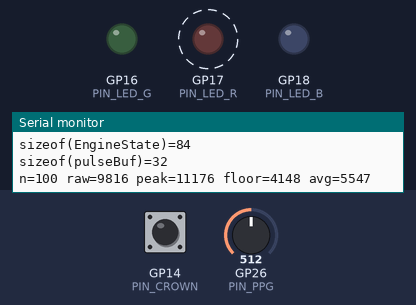
This sketch was run on a simulated Raspberry Pi Pico. On the bench: output pins drawn as LEDs (lit = HIGH), the last lines printed to the serial monitor. Dashed ring = blinking. The test bench sets the inputs (shaded band); at power-on: GP14 (PIN_CROWN) HIGH, GP26 (PIN_PPG) = 512 (analog values on the 0–1023 scale).

Above: at 1.2 s.
1.3 s: GP14 (PIN_CROWN) pulled LOW for 0.15 s
At 1.8 s:
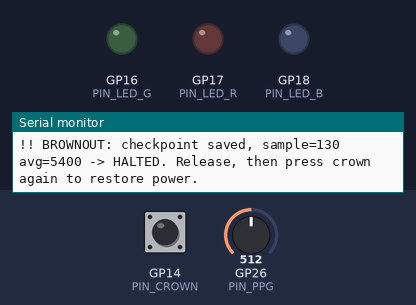
2.9 s: GP14 (PIN_CROWN) pulled LOW for 1 s
At 3.45 s:
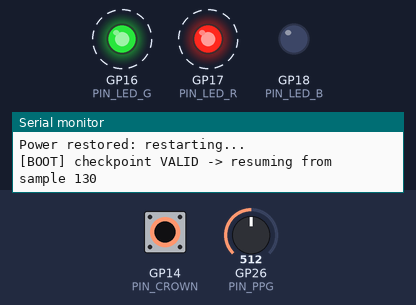
6.9 s: GP14 (PIN_CROWN) pulled LOW for 3.2 s
At 6.9 s:
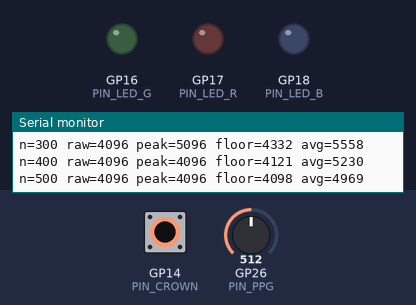
Timing chart, 0 to 9.9 s (numbered marks = the images above; inputs shaded):
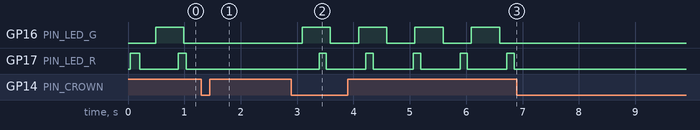

Measured:
- after the input at 1.3 s, GP16 (PIN_LED_G): stays LOW (without the input it goes to HIGH after 0.19 s); GP17 (PIN_LED_R): stops changing and stays LOW
- after the input at 2.9 s, GP16 (PIN_LED_G): alternates HIGH for 0.50 s and LOW for 0.50 s, starting after 0.19 s; GP17 (PIN_LED_R): alternates HIGH for 0.13 s and LOW for 0.70 s, starting after 0.49 s
- after the input at 6.9 s, GP16 (PIN_LED_G), GP17 (PIN_LED_R): stops changing and stays LOW
- by itself, GP17 (PIN_LED_R): alternates HIGH for 0.16 s and LOW for 0.68 s

The sketch:

sketch.ino
```cpp
// Smartwatch firmware - Task 3 entry points.
// Needs engine_task3.h in the same project (add it as a new file in Wokwi).
#include "engine_task3.h"

// ---------------- Arduino entry points ----------------
void setup() {
  Serial.begin(115200);
  analogReadResolution(12);
  pinMode(PIN_LED_G, OUTPUT);
  pinMode(PIN_LED_R, OUTPUT);
  pinMode(PIN_LED_B, OUTPUT);
  pinMode(PIN_CROWN, INPUT_PULLUP);
  pinMode(PIN_TOUCH, INPUT_PULLUP);

  restoreFromCheckpoint(S);            // resume or start fresh

  Serial.print("sizeof(EngineState)="); Serial.println(sizeof(EngineState));
  Serial.print("sizeof(pulseBuf)=");    Serial.println(sizeof(S.pulseBuf));

  attachInterrupt(PIN_CROWN, crownISR, FALLING);
}

void loop() {
  uint32_t nowUs = micros();
  uint32_t nowMs = millis();

  if (S.mode == MODE_HALTED) { taskHalted(S, nowMs); return; }

  if (S.flags & FLAG_CROWN) {
    S.flags = 0;
    if ((uint32_t)(nowMs - S.bootAtMs) > 300) {    // ignore button bounce right after a restart
      brownout(S, nowMs);
      return;
    }
  }

  taskPulse(S, nowUs, nowMs);
  ledOutput(S);
}
```

engine_task3.h
```cpp
#pragma once
// Smartwatch firmware - Tasks 1-3 (cumulative)
// Board: Raspberry Pi Pico (RP2040), Arduino-Pico core, Wokwi
//
//  Task 1  pulse monitoring   : 2000 samples, rolling peak + rolling floor/average
//  Task 2  brownout recovery  : crown button -> checkpoint -> halt -> reset -> resume
//  Task 3  indicators         : green toggles every 50 samples,
//                               red ON when sample >= 150% of running average
//
// Rules: ONE mutable global (EngineState S), no malloc/calloc/free, no float/double,
// ISR only sets a flag.

#include <Arduino.h>
#include <stdint.h>
#include <string.h>

// 0 = restart in place after a brownout (works in Wokwi)
// 1 = real watchdog reset via rp2040.reboot() (EngineState kept in no-init RAM)
#define USE_HW_REBOOT 0

#ifndef __uninitialized_ram
#define __uninitialized_ram(group) __attribute__((section(".uninitialized_data." #group))) group
#endif

// ---------------- Pins ----------------
constexpr uint8_t PIN_PPG   = 26;  // GP26 / ADC0
constexpr uint8_t PIN_CROWN = 14;  // GP14 side crown (brownout)
constexpr uint8_t PIN_TOUCH = 15;  // GP15 front touch key (Task 4)
constexpr uint8_t PIN_LED_G = 16;
constexpr uint8_t PIN_LED_R = 17;
constexpr uint8_t PIN_LED_B = 18;

// ---------------- Constants ----------------
constexpr uint8_t  WINDOW           = 16;       // 16 x 2 B = 32 B raw buffer
constexpr uint16_t RUN_SAMPLES      = 2000;
constexpr uint32_t SAMPLE_PERIOD_US = 10000;    // 100 Hz
constexpr uint8_t  FLOOR_SHIFT      = 3;        // floor EMA alpha 1/8
constexpr uint8_t  AVG_SHIFT        = 6;        // running average alpha 1/64
constexpr uint16_t GREEN_EVERY      = 50;
constexpr uint16_t MIN_PULSE        = 1000;     // red ignores near-zero signal
constexpr uint16_t PRINT_EVERY      = 100;

constexpr uint8_t MODE_ACTIVE = 0;
constexpr uint8_t MODE_HALTED = 2;

constexpr uint8_t  FLAG_CROWN = 0x01;
constexpr uint32_t CKPT_MAGIC = 0xC0FFEE42u;

// ---------------- Checkpoint (lives inside EngineState) ----------------
struct Checkpoint {
  uint32_t tag;          // validation tag, derived from the fields below
  uint16_t sampleIndex;
  uint16_t rollingAvg;
  uint16_t floorAvg;
  uint16_t reserved;
};

static uint32_t ckptTag(const Checkpoint &c) {
  return CKPT_MAGIC ^ (((uint32_t)c.sampleIndex << 16) | c.rollingAvg)
                    ^ ((uint32_t)c.floorAvg * 2654435761u);
}
static bool ckptValid(const Checkpoint &c) {
  return c.tag == ckptTag(c) && c.sampleIndex < RUN_SAMPLES;
}

// ---------------- Engine state: THE ONLY mutable global ----------------
struct EngineState {
  uint16_t pulseBuf[WINDOW];   // raw 16-bit PPG ring buffer (32 bytes)

  uint32_t floorQ;
  uint32_t avgQ;
  uint32_t nextSampleUs;
  uint32_t haltAt;
  uint32_t bootAtMs;           // time of the last (re)start

  Checkpoint ckpt;

  uint16_t peak;
  uint16_t floorAvg;
  uint16_t runAvg;
  uint16_t sampleCount;
  uint16_t runsDone;

  uint8_t  head, filled, started;
  uint8_t  ledG, ledR, ledB;
  uint8_t  mode;
  uint8_t  crownReleased;
  volatile uint8_t flags;
};

static_assert(sizeof(EngineState) <= 512, "EngineState too large");
static_assert(sizeof(EngineState::pulseBuf) < 64, "Raw pulse buffer must be < 64 bytes");

#if USE_HW_REBOOT
static EngineState __uninitialized_ram(S);
#else
static EngineState S;
#endif

// ---------------- Helpers ----------------
static inline void wr(uint8_t pin, uint8_t v) { digitalWrite(pin, v ? HIGH : LOW); }
static void engineReset(EngineState &s) { memset((void *)&s, 0, sizeof(s)); }

// ---------------- ISR (non-blocking) ----------------
static void crownISR() { S.flags |= FLAG_CROWN; }

// ---------------- Pulse engine + indicators ----------------
static void pulseProcess(EngineState &s, uint16_t sample) {
  // Red: sample vs running average BEFORE folding it in. ON at >= avg * 1.5, OFF below.
  uint32_t thresh = (uint32_t)s.runAvg + ((uint32_t)s.runAvg >> 1);
  s.ledR = (s.started && sample >= thresh && sample >= MIN_PULSE) ? 1 : 0;

  s.pulseBuf[s.head] = sample;
  s.head = (uint8_t)((s.head + 1) & (WINDOW - 1));
  if (s.filled < WINDOW) s.filled++;

  uint16_t mx = 0, mn = 0xFFFF;
  for (uint8_t i = 0; i < s.filled; i++) {
    uint16_t v = s.pulseBuf[i];
    if (v > mx) mx = v;
    if (v < mn) mn = v;
  }
  s.peak = mx;

  if (!s.started) {
    s.floorQ = (uint32_t)mn << FLOOR_SHIFT;
    s.avgQ   = (uint32_t)sample << AVG_SHIFT;
    s.started = 1;
  } else {
    int32_t ft = (int32_t)((uint32_t)mn << FLOOR_SHIFT);
    s.floorQ = (uint32_t)((int32_t)s.floorQ + ((ft - (int32_t)s.floorQ) >> FLOOR_SHIFT));
    int32_t at = (int32_t)((uint32_t)sample << AVG_SHIFT);
    s.avgQ = (uint32_t)((int32_t)s.avgQ + ((at - (int32_t)s.avgQ) >> AVG_SHIFT));
  }
  s.floorAvg = (uint16_t)(s.floorQ >> FLOOR_SHIFT);
  s.runAvg   = (uint16_t)(s.avgQ >> AVG_SHIFT);

  s.sampleCount++;
  // Green: toggle every 50 processed samples
  if ((s.sampleCount % GREEN_EVERY) == 0) s.ledG ^= 1;
}

static uint16_t readPPG16(uint32_t nowMs) {
  uint32_t v = (uint32_t)analogRead(PIN_PPG) << 4;     // 12-bit -> 16-bit
  v >>= 3;                                             // baseline from the pot
  uint32_t phase = nowMs % 833;                        // synthetic ~72 BPM pulse
  uint32_t wave = (phase < 120) ? phase * 60u
                : (phase < 300) ? (300u - phase) * 40u
                : 0u;
  v += wave;
  if (v > 65535u) v = 65535u;
  return (uint16_t)v;
}

static void taskPulse(EngineState &s, uint32_t nowUs, uint32_t nowMs) {
  if ((int32_t)(nowUs - s.nextSampleUs) < 0) return;
  s.nextSampleUs += SAMPLE_PERIOD_US;

  uint16_t sample = readPPG16(nowMs);
  pulseProcess(s, sample);

  if ((s.sampleCount % PRINT_EVERY) == 0) {
    Serial.print("n=");       Serial.print(s.sampleCount);
    Serial.print(" raw=");    Serial.print(sample);
    Serial.print(" peak=");   Serial.print(s.peak);
    Serial.print(" floor=");  Serial.print(s.floorAvg);
    Serial.print(" avg=");    Serial.println(s.runAvg);
  }
  if (s.sampleCount >= RUN_SAMPLES) {
    s.runsDone++;
    Serial.print("== run "); Serial.print(s.runsDone);
    Serial.print(" done (2000 samples) peak="); Serial.print(s.peak);
    Serial.print(" floor="); Serial.println(s.floorAvg);
    s.sampleCount = 0;
  }
}

// ---------------- Task 2: brownout recovery ----------------
static void ckptSave(EngineState &s) {
  s.ckpt.sampleIndex = s.sampleCount;
  s.ckpt.rollingAvg  = s.runAvg;
  s.ckpt.floorAvg    = s.floorAvg;
  s.ckpt.reserved    = 0;
  s.ckpt.tag         = ckptTag(s.ckpt);
}

static void brownout(EngineState &s, uint32_t nowMs) {
  ckptSave(s);
  s.mode = MODE_HALTED;
  s.ledG = s.ledR = s.ledB = 0;
  wr(PIN_LED_G, 0); wr(PIN_LED_R, 0); wr(PIN_LED_B, 0);
  s.haltAt = nowMs;
  s.crownReleased = 0;
  Serial.print("!! BROWNOUT: checkpoint saved, sample=");
  Serial.print(s.ckpt.sampleIndex);
  Serial.print(" avg="); Serial.print(s.ckpt.rollingAvg);
  Serial.println(" -> HALTED. Release, then press crown again to restore power.");
}

// Re-initialise everything from the checkpoint. Used at power-up AND for the
// restart after a brownout. Valid checkpoint -> resume; invalid -> sample 0.
static void restoreFromCheckpoint(EngineState &s) {
  Checkpoint saved = s.ckpt;           // read BEFORE wiping the state
  bool valid = ckptValid(saved);

  engineReset(s);
  s.mode = MODE_ACTIVE;
  if (valid) {
    s.sampleCount = saved.sampleIndex;
    s.runAvg   = saved.rollingAvg;
    s.avgQ     = (uint32_t)saved.rollingAvg << AVG_SHIFT;
    s.floorAvg = saved.floorAvg;
    s.floorQ   = (uint32_t)saved.floorAvg << FLOOR_SHIFT;
    s.started  = 1;
    Serial.print("[BOOT] checkpoint VALID -> resuming from sample ");
    Serial.println(saved.sampleIndex);
  } else {
    Serial.println("[BOOT] checkpoint INVALID -> starting from sample 0");
  }
  s.nextSampleUs = micros();
  s.bootAtMs = millis();
}

static void taskHalted(EngineState &s, uint32_t nowMs) {
  uint8_t pressed = (digitalRead(PIN_CROWN) == LOW);
  if (!s.crownReleased) {
    if (!pressed && (uint32_t)(nowMs - s.haltAt) >= 200) s.crownReleased = 1;
  } else if (pressed) {
    Serial.println("Power restored: restarting...");
#if USE_HW_REBOOT
    Serial.flush();
    rp2040.reboot();                    // real watchdog reset, RAM survives
#else
    restoreFromCheckpoint(s);           // in-place restart (works in Wokwi)
#endif
  }
}

static void ledOutput(const EngineState &s) {
  wr(PIN_LED_G, s.ledG);
  wr(PIN_LED_R, s.ledR);
  wr(PIN_LED_B, s.ledB);
}
```
